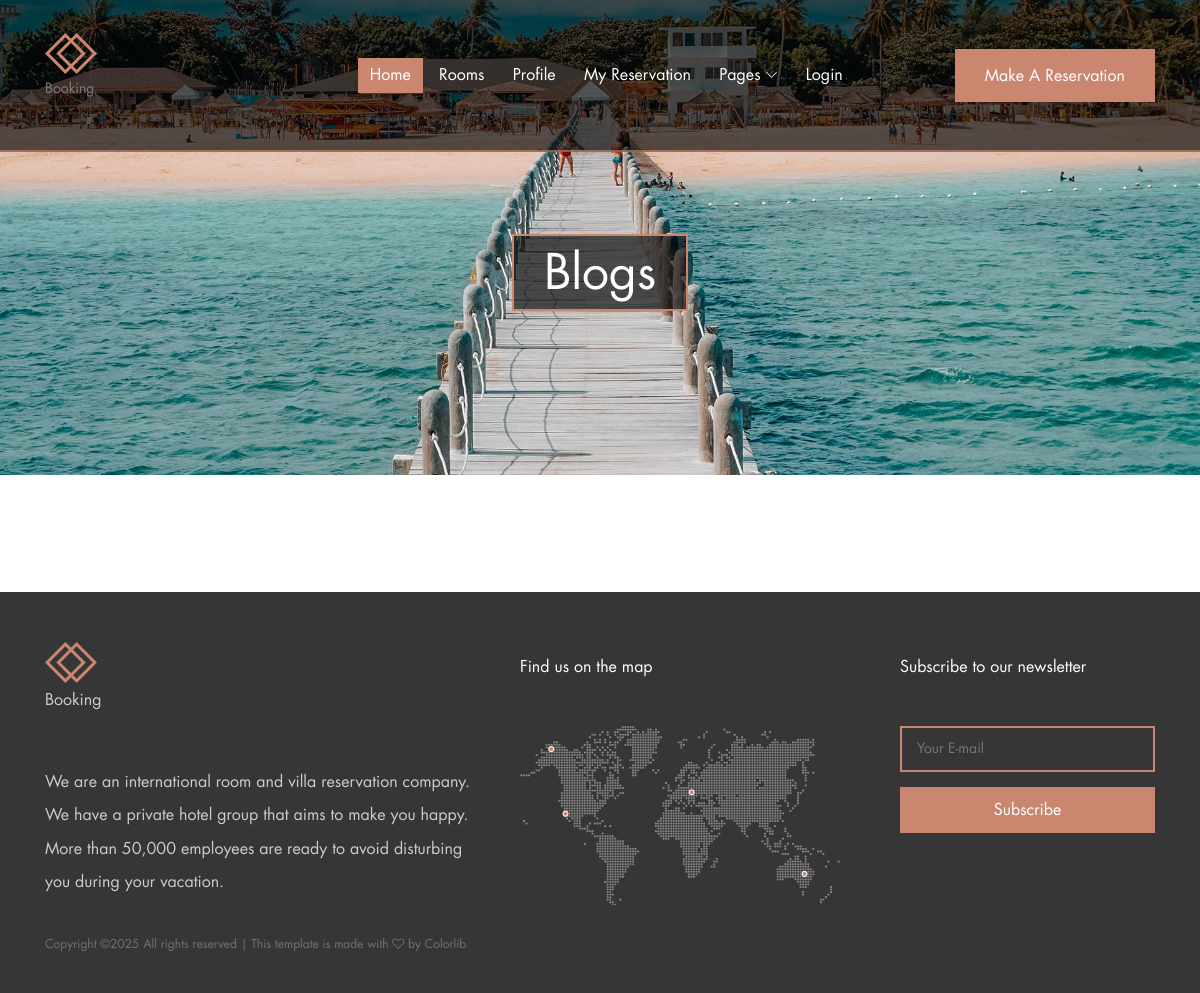
/blog/, run on an earlier commit of the app's database.
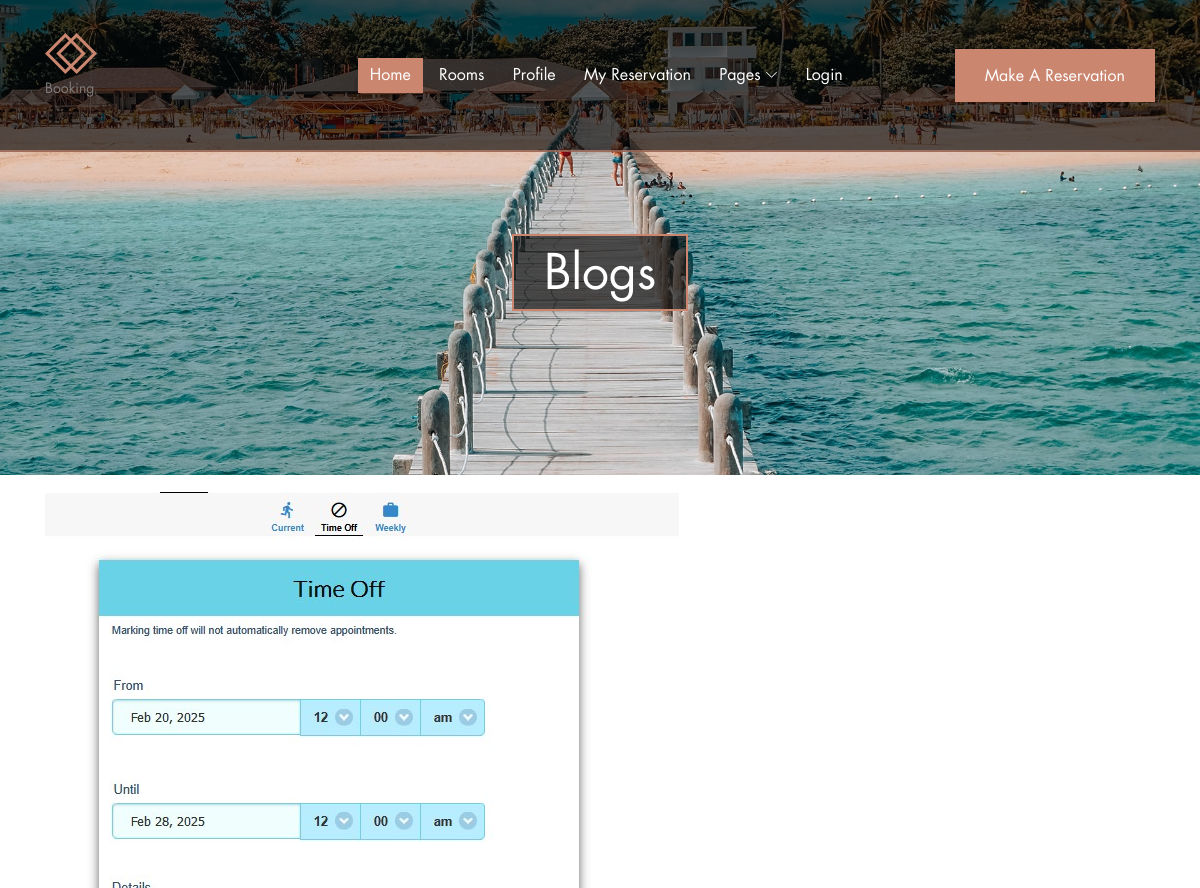
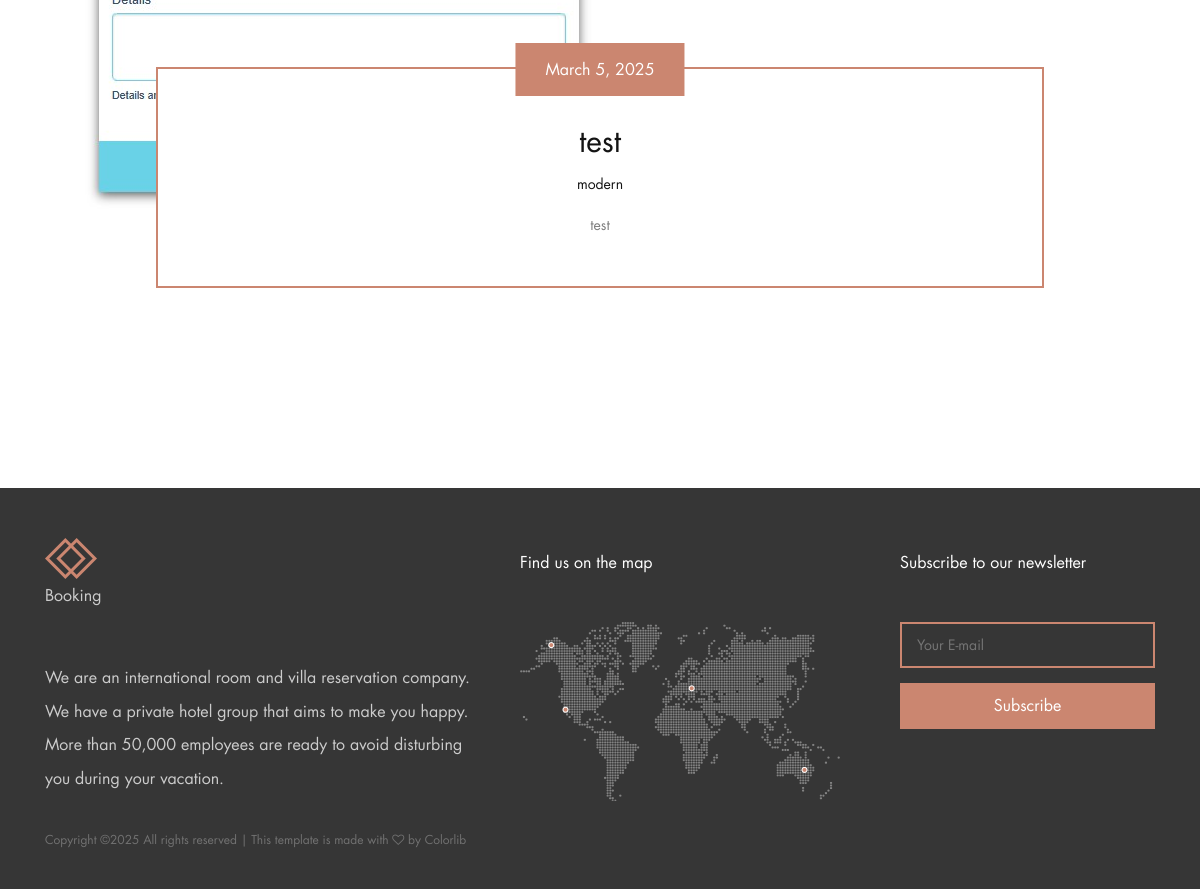
And on a later commit of the database (2 pictures, top to bottom).
### blog/models.py (models this page shows, shortened)
class Post(models.Model):
    author = models.ForeignKey(
        User, related_name="post_author", on_delete=models.CASCADE
    )
    title = models.CharField(max_length=150, unique=True)
    image = models.ImageField(upload_to="post/")
    tag = TaggableManager()
    created_at = models.DateTimeField(default=timezone.now)
    residency_programme = models.TextField(max_length=10000)
    category = models.ForeignKey(
        "Category", related_name="post_category", on_delete=models.CASCADE
    )
    slug = models.SlugField(null=True, blank=True)
    def get_absolute_url(self):
        return reverse("blog:post_detail", kwargs={"slug": self.slug})

class Category(models.Model):
    name = models.CharField(max_length=100)
    def __str__(self):
        return self.name

### blog/views.py (the view)
# urls.py: path("", views.post_list, name="post_list"),
def post_list(request):
    posts = Post.objects.all()
    return render(request, "blog/post_list.html", {"posts": posts})

### blog/templates/blog/post_list.html (shortened to what this page needs)
{% extends 'base.html' %}
{% load static %}
{% block body %}
    <section class="breadcumb-area bg-img d-flex align-items-center justify-content-center" style="background-image: url({% static 'img/bg-img/bg-7.jpg'%} );">
        <div class="bradcumbContent">
            <h2>Blogs</h2>
        </div>
    </section>
    <div class="book-now-area">
        <div class="container">
            <div class="row justify-content-center">
                <div class="col-12 col-lg-10">
                </div>
            </div>
        </div>
    </div>
    <div class="blog-area section-padding-0-100">
        <div class="container">
            <div class="row">
                <div class="col-12">
                    <div class="palatin-blog-posts">
                    {% for post in posts %}
                        <div class="single-blog-post mb-100 wow fadeInUp" data-wow-delay="100ms">
                            <div class="blog-post-thumb">
                                <img src={{post.image.url}} alt="">
                            </div>
                            <div class="post-content">
                                <a href="{{post.get_absolute_url}}" class="post-date btn palatin-btn">{{post.created_at|date}}</a>
                                <a href="{{post.get_absolute_url}}" class="post-title">{{post.title}}</a>
                                <div class=" d-flex justify-content-center">
                                    <a href="{{post.get_absolute_url}}" class="post-catagory">{{post.category}}</a>
                                </div>
                                <p>{{post.residency_programme|safe|truncatewords:2}}</p>
                            </div>
                        </div>
                    {% endfor %}
                    </div>
                </div>
                </div>
            </div>
        </div>
{% endblock body %}

What changed in the data, as far as the page shows it:
added Post: image (picture), created_at "March 5, 2025", title "test", category "modern", residency_programme "test"
